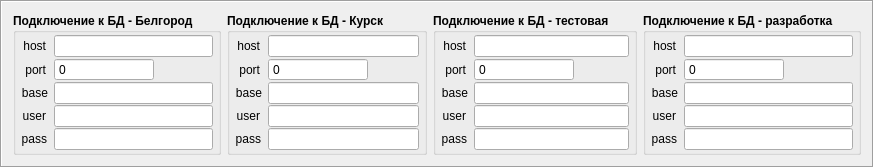
        <widget class="QFrame" name="frame">
         <property name="frameShape">
          <enum>QFrame::Box</enum>
         </property>
         <property name="frameShadow">
          <enum>QFrame::Sunken</enum>
         </property>
         <layout class="QHBoxLayout" name="horizontalLayout">
          <item>
           <widget class="QGroupBox" name="groupBox">
            <property name="minimumSize">
             <size>
              <width>200</width>
              <height>0</height>
             </size>
            </property>
            <property name="font">
             <font>
              <weight>75</weight>
              <bold>true</bold>
             </font>
            </property>
            <property name="title">
             <string>Подключение к БД - Белгород</string>
            </property>
            <layout class="QFormLayout" name="formLayout_3">
             <property name="fieldGrowthPolicy">
              <enum>QFormLayout::AllNonFixedFieldsGrow</enum>
             </property>
             <property name="horizontalSpacing">
              <number>6</number>
             </property>
             <property name="verticalSpacing">
              <number>1</number>
             </property>
             <property name="leftMargin">
              <number>5</number>
             </property>
             <property name="topMargin">
              <number>2</number>
             </property>
             <property name="rightMargin">
              <number>5</number>
             </property>
             <property name="bottomMargin">
              <number>2</number>
             </property>
             <item row="0" column="0">
              <widget class="QLabel" name="label_7">
               <property name="minimumSize">
                <size>
                 <width>25</width>
                 <height>0</height>
                </size>
               </property>
               <property name="font">
                <font>
                 <weight>50</weight>
                 <bold>false</bold>
                </font>
               </property>
               <property name="text">
                <string>host</string>
               </property>
               <property name="alignment">
                <set>Qt::AlignRight|Qt::AlignTrailing|Qt::AlignVCenter</set>
               </property>
              </widget>
             </item>
             <item row="0" column="1">
              <widget class="QLineEdit" name="ln_belg_host">
               <property name="font">
                <font>
                 <weight>50</weight>
                 <bold>false</bold>
                </font>
               </property>
              </widget>
             </item>
             <item row="1" column="0">
              <widget class="QLabel" name="label_8">
               <property name="minimumSize">
                <size>
                 <width>25</width>
                 <height>0</height>
                </size>
               </property>
               <property name="font">
                <font>
                 <weight>50</weight>
                 <bold>false</bold>
                </font>
               </property>
               <property name="text">
                <string>port</string>
               </property>
               <property name="alignment">
                <set>Qt::AlignRight|Qt::AlignTrailing|Qt::AlignVCenter</set>
               </property>
              </widget>
             </item>
             <item row="1" column="1">
              <widget class="QSpinBox" name="spin_belg_port">
               <property name="minimumSize">
                <size>
                 <width>100</width>
                 <height>0</height>
                </size>
               </property>
               <property name="maximumSize">
                <size>
                 <width>100</width>
                 <height>16777215</height>
                </size>
               </property>
               <property name="font">
                <font>
                 <weight>50</weight>
                 <bold>false</bold>
                </font>
               </property>
               <property name="buttonSymbols">
                <enum>QAbstractSpinBox::NoButtons</enum>
               </property>
               <property name="maximum">
                <number>99999</number>
               </property>
              </widget>
             </item>
             <item row="2" column="0">
              <widget class="QLabel" name="label_9">
               <property name="minimumSize">
                <size>
                 <width>25</width>
                 <height>0</height>
                </size>
               </property>
               <property name="font">
                <font>
                 <weight>50</weight>
                 <bold>false</bold>
                </font>
               </property>
               <property name="text">
                <string>base</string>
               </property>
               <property name="alignment">
                <set>Qt::AlignRight|Qt::AlignTrailing|Qt::AlignVCenter</set>
               </property>
              </widget>
             </item>
             <item row="2" column="1">
              <widget class="QLineEdit" name="ln_belg_base">
               <property name="font">
                <font>
                 <weight>50</weight>
                 <bold>false</bold>
                </font>
               </property>
              </widget>
             </item>
             <item row="3" column="0">
              <widget class="QLabel" name="label_18">
               <property name="minimumSize">
                <size>
                 <width>25</width>
                 <height>0</height>
                </size>
               </property>
               <property name="font">
                <font>
                 <weight>50</weight>
                 <bold>false</bold>
                </font>
               </property>
               <property name="text">
                <string>user</string>
               </property>
               <property name="alignment">
                <set>Qt::AlignRight|Qt::AlignTrailing|Qt::AlignVCenter</set>
               </property>
              </widget>
             </item>
             <item row="3" column="1">
              <widget class="QLineEdit" name="ln_belg_user">
               <property name="font">
                <font>
                 <weight>50</weight>
                 <bold>false</bold>
                </font>
               </property>
              </widget>
             </item>
             <item row="4" column="0">
              <widget class="QLabel" name="label_19">
               <property name="minimumSize">
                <size>
                 <width>25</width>
                 <height>0</height>
                </size>
               </property>
               <property name="font">
                <font>
                 <weight>50</weight>
                 <bold>false</bold>
                </font>
               </property>
               <property name="text">
                <string>pass</string>
               </property>
               <property name="alignment">
                <set>Qt::AlignRight|Qt::AlignTrailing|Qt::AlignVCenter</set>
               </property>
              </widget>
             </item>
             <item row="4" column="1">
              <widget class="QLineEdit" name="ln_belg_pass">
               <property name="font">
                <font>
                 <weight>50</weight>
                 <bold>false</bold>
                </font>
               </property>
               <property name="echoMode">
                <enum>QLineEdit::Password</enum>
               </property>
              </widget>
             </item>
            </layout>
           </widget>
          </item>
          <item>
           <widget class="QGroupBox" name="groupBox_2">
            <property name="minimumSize">
             <size>
              <width>200</width>
              <height>0</height>
             </size>
            </property>
            <property name="font">
             <font>
              <weight>75</weight>
              <bold>true</bold>
             </font>
            </property>
            <property name="title">
             <string>Подключение к БД - Курск</string>
            </property>
            <layout class="QFormLayout" name="formLayout_4">
             <property name="fieldGrowthPolicy">
              <enum>QFormLayout::AllNonFixedFieldsGrow</enum>
             </property>
             <property name="horizontalSpacing">
              <number>6</number>
             </property>
             <property name="verticalSpacing">
              <number>1</number>
             </property>
             <property name="leftMargin">
              <number>5</number>
             </property>
             <property name="topMargin">
              <number>2</number>
             </property>
             <property name="rightMargin">
              <number>5</number>
             </property>
             <property name="bottomMargin">
              <number>2</number>
             </property>
             <item row="0" column="0">
              <widget class="QLabel" name="label_20">
               <property name="minimumSize">
                <size>
                 <width>25</width>
                 <height>0</height>
                </size>
               </property>
               <property name="font">
                <font>
                 <weight>50</weight>
                 <bold>false</bold>
                </font>
               </property>
               <property name="text">
                <string>host</string>
               </property>
               <property name="alignment">
                <set>Qt::AlignRight|Qt::AlignTrailing|Qt::AlignVCenter</set>
               </property>
              </widget>
             </item>
             <item row="0" column="1">
              <widget class="QLineEdit" name="ln_kursk_host">
               <property name="font">
                <font>
                 <weight>50</weight>
                 <bold>false</bold>
                </font>
               </property>
              </widget>
             </item>
             <item row="1" column="0">
              <widget class="QLabel" name="label_21">
               <property name="minimumSize">
                <size>
                 <width>25</width>
                 <height>0</height>
                </size>
               </property>
               <property name="font">
                <font>
                 <weight>50</weight>
                 <bold>false</bold>
                </font>
               </property>
               <property name="text">
                <string>port</string>
               </property>
               <property name="alignment">
                <set>Qt::AlignRight|Qt::AlignTrailing|Qt::AlignVCenter</set>
               </property>
              </widget>
             </item>
             <item row="1" column="1">
              <widget class="QSpinBox" name="spin_kursk_port">
               <property name="minimumSize">
                <size>
                 <width>100</width>
                 <height>0</height>
                </size>
               </property>
               <property name="maximumSize">
                <size>
                 <width>100</width>
                 <height>16777215</height>
                </size>
               </property>
               <property name="font">
                <font>
                 <weight>50</weight>
                 <bold>false</bold>
                </font>
               </property>
               <property name="buttonSymbols">
                <enum>QAbstractSpinBox::NoButtons</enum>
               </property>
               <property name="maximum">
                <number>99999</number>
               </property>
              </widget>
             </item>
             <item row="2" column="0">
              <widget class="QLabel" name="label_22">
               <property name="minimumSize">
                <size>
                 <width>25</width>
                 <height>0</height>
                </size>
               </property>
               <property name="font">
                <font>
                 <weight>50</weight>
                 <bold>false</bold>
                </font>
               </property>
               <property name="text">
                <string>base</string>
               </property>
               <property name="alignment">
                <set>Qt::AlignRight|Qt::AlignTrailing|Qt::AlignVCenter</set>
               </property>
              </widget>
             </item>
             <item row="2" column="1">
              <widget class="QLineEdit" name="ln_kursk_base">
               <property name="font">
                <font>
                 <weight>50</weight>
                 <bold>false</bold>
                </font>
               </property>
              </widget>
             </item>
             <item row="3" column="0">
              <widget class="QLabel" name="label_23">
               <property name="minimumSize">
                <size>
                 <width>25</width>
                 <height>0</height>
                </size>
               </property>
               <property name="font">
                <font>
                 <weight>50</weight>
                 <bold>false</bold>
                </font>
               </property>
               <property name="text">
                <string>user</string>
               </property>
               <property name="alignment">
                <set>Qt::AlignRight|Qt::AlignTrailing|Qt::AlignVCenter</set>
               </property>
              </widget>
             </item>
             <item row="3" column="1">
              <widget class="QLineEdit" name="ln_kursk_user">
               <property name="font">
                <font>
                 <weight>50</weight>
                 <bold>false</bold>
                </font>
               </property>
              </widget>
             </item>
             <item row="4" column="0">
              <widget class="QLabel" name="label_24">
               <property name="minimumSize">
                <size>
                 <width>25</width>
                 <height>0</height>
                </size>
               </property>
               <property name="font">
                <font>
                 <weight>50</weight>
                 <bold>false</bold>
                </font>
               </property>
               <property name="text">
                <string>pass</string>
               </property>
               <property name="alignment">
                <set>Qt::AlignRight|Qt::AlignTrailing|Qt::AlignVCenter</set>
               </property>
              </widget>
             </item>
             <item row="4" column="1">
              <widget class="QLineEdit" name="ln_kursk_pass">
               <property name="font">
                <font>
                 <weight>50</weight>
                 <bold>false</bold>
                </font>
               </property>
               <property name="echoMode">
                <enum>QLineEdit::Password</enum>
               </property>
              </widget>
             </item>
            </layout>
           </widget>
          </item>
          <item>
           <widget class="QGroupBox" name="groupBox_3">
            <property name="minimumSize">
             <size>
              <width>200</width>
              <height>0</height>
             </size>
            </property>
            <property name="font">
             <font>
              <weight>75</weight>
              <bold>true</bold>
             </font>
            </property>
            <property name="title">
             <string>Подключение к БД - тестовая</string>
            </property>
            <layout class="QFormLayout" name="formLayout_5">
             <property name="fieldGrowthPolicy">
              <enum>QFormLayout::AllNonFixedFieldsGrow</enum>
             </property>
             <property name="horizontalSpacing">
              <number>6</number>
             </property>
             <property name="verticalSpacing">
              <number>1</number>
             </property>
             <property name="leftMargin">
              <number>5</number>
             </property>
             <property name="topMargin">
              <number>2</number>
             </property>
             <property name="rightMargin">
              <number>5</number>
             </property>
             <property name="bottomMargin">
              <number>2</number>
             </property>
             <item row="0" column="0">
              <widget class="QLabel" name="label_25">
               <property name="minimumSize">
                <size>
                 <width>25</width>
                 <height>0</height>
                </size>
               </property>
               <property name="font">
                <font>
                 <weight>50</weight>
                 <bold>false</bold>
                </font>
               </property>
               <property name="text">
                <string>host</string>
               </property>
               <property name="alignment">
                <set>Qt::AlignRight|Qt::AlignTrailing|Qt::AlignVCenter</set>
               </property>
              </widget>
             </item>
             <item row="0" column="1">
              <widget class="QLineEdit" name="ln_test_host">
               <property name="font">
                <font>
                 <weight>50</weight>
                 <bold>false</bold>
                </font>
               </property>
              </widget>
             </item>
             <item row="1" column="0">
              <widget class="QLabel" name="label_26">
               <property name="minimumSize">
                <size>
                 <width>25</width>
                 <height>0</height>
                </size>
               </property>
               <property name="font">
                <font>
                 <weight>50</weight>
                 <bold>false</bold>
                </font>
               </property>
               <property name="text">
                <string>port</string>
               </property>
               <property name="alignment">
                <set>Qt::AlignRight|Qt::AlignTrailing|Qt::AlignVCenter</set>
               </property>
              </widget>
             </item>
             <item row="1" column="1">
              <widget class="QSpinBox" name="spin_test_port">
               <property name="minimumSize">
                <size>
                 <width>100</width>
                 <height>0</height>
                </size>
               </property>
               <property name="maximumSize">
                <size>
                 <width>100</width>
                 <height>16777215</height>
                </size>
               </property>
               <property name="font">
                <font>
                 <weight>50</weight>
                 <bold>false</bold>
                </font>
               </property>
               <property name="buttonSymbols">
                <enum>QAbstractSpinBox::NoButtons</enum>
               </property>
               <property name="maximum">
                <number>99999</number>
               </property>
              </widget>
             </item>
             <item row="2" column="0">
              <widget class="QLabel" name="label_27">
               <property name="minimumSize">
                <size>
                 <width>25</width>
                 <height>0</height>
                </size>
               </property>
               <property name="font">
                <font>
                 <weight>50</weight>
                 <bold>false</bold>
                </font>
               </property>
               <property name="text">
                <string>base</string>
               </property>
               <property name="alignment">
                <set>Qt::AlignRight|Qt::AlignTrailing|Qt::AlignVCenter</set>
               </property>
              </widget>
             </item>
             <item row="2" column="1">
              <widget class="QLineEdit" name="ln_test_base">
               <property name="font">
                <font>
                 <weight>50</weight>
                 <bold>false</bold>
                </font>
               </property>
              </widget>
             </item>
             <item row="3" column="0">
              <widget class="QLabel" name="label_28">
               <property name="minimumSize">
                <size>
                 <width>25</width>
                 <height>0</height>
                </size>
               </property>
               <property name="font">
                <font>
                 <weight>50</weight>
                 <bold>false</bold>
                </font>
               </property>
               <property name="text">
                <string>user</string>
               </property>
               <property name="alignment">
                <set>Qt::AlignRight|Qt::AlignTrailing|Qt::AlignVCenter</set>
               </property>
              </widget>
             </item>
             <item row="3" column="1">
              <widget class="QLineEdit" name="ln_test_user">
               <property name="font">
                <font>
                 <weight>50</weight>
                 <bold>false</bold>
                </font>
               </property>
              </widget>
             </item>
             <item row="4" column="0">
              <widget class="QLabel" name="label_29">
               <property name="minimumSize">
                <size>
                 <width>25</width>
                 <height>0</height>
                </size>
               </property>
               <property name="font">
                <font>
                 <weight>50</weight>
                 <bold>false</bold>
                </font>
               </property>
               <property name="text">
                <string>pass</string>
               </property>
               <property name="alignment">
                <set>Qt::AlignRight|Qt::AlignTrailing|Qt::AlignVCenter</set>
               </property>
              </widget>
             </item>
             <item row="4" column="1">
              <widget class="QLineEdit" name="ln_test_pass">
               <property name="font">
                <font>
                 <weight>50</weight>
                 <bold>false</bold>
                </font>
               </property>
               <property name="echoMode">
                <enum>QLineEdit::Password</enum>
               </property>
              </widget>
             </item>
            </layout>
           </widget>
          </item>
          <item>
           <widget class="QGroupBox" name="groupBox_4">
            <property name="minimumSize">
             <size>
              <width>200</width>
              <height>0</height>
             </size>
            </property>
            <property name="font">
             <font>
              <weight>75</weight>
              <bold>true</bold>
             </font>
            </property>
            <property name="title">
             <string>Подключение к БД - разработка</string>
            </property>
            <layout class="QFormLayout" name="formLayout_6">
             <property name="fieldGrowthPolicy">
              <enum>QFormLayout::AllNonFixedFieldsGrow</enum>
             </property>
             <property name="horizontalSpacing">
              <number>6</number>
             </property>
             <property name="verticalSpacing">
              <number>1</number>
             </property>
             <property name="leftMargin">
              <number>5</number>
             </property>
             <property name="topMargin">
              <number>2</number>
             </property>
             <property name="rightMargin">
              <number>5</number>
             </property>
             <property name="bottomMargin">
              <number>2</number>
             </property>
             <item row="0" column="0">
              <widget class="QLabel" name="label_30">
               <property name="minimumSize">
                <size>
                 <width>25</width>
                 <height>0</height>
                </size>
               </property>
               <property name="font">
                <font>
                 <weight>50</weight>
                 <bold>false</bold>
                </font>
               </property>
               <property name="text">
                <string>host</string>
               </property>
               <property name="alignment">
                <set>Qt::AlignRight|Qt::AlignTrailing|Qt::AlignVCenter</set>
               </property>
              </widget>
             </item>
             <item row="0" column="1">
              <widget class="QLineEdit" name="ln_work_host">
               <property name="font">
                <font>
                 <weight>50</weight>
                 <bold>false</bold>
                </font>
               </property>
              </widget>
             </item>
             <item row="1" column="0">
              <widget class="QLabel" name="label_31">
               <property name="minimumSize">
                <size>
                 <width>25</width>
                 <height>0</height>
                </size>
               </property>
               <property name="font">
                <font>
                 <weight>50</weight>
                 <bold>false</bold>
                </font>
               </property>
               <property name="text">
                <string>port</string>
               </property>
               <property name="alignment">
                <set>Qt::AlignRight|Qt::AlignTrailing|Qt::AlignVCenter</set>
               </property>
              </widget>
             </item>
             <item row="1" column="1">
              <widget class="QSpinBox" name="spin_work_port">
               <property name="minimumSize">
                <size>
                 <width>100</width>
                 <height>0</height>
                </size>
               </property>
               <property name="maximumSize">
                <size>
                 <width>100</width>
                 <height>16777215</height>
                </size>
               </property>
               <property name="font">
                <font>
                 <weight>50</weight>
                 <bold>false</bold>
                </font>
               </property>
               <property name="buttonSymbols">
                <enum>QAbstractSpinBox::NoButtons</enum>
               </property>
               <property name="maximum">
                <number>99999</number>
               </property>
              </widget>
             </item>
             <item row="2" column="0">
              <widget class="QLabel" name="label_32">
               <property name="minimumSize">
                <size>
                 <width>25</width>
                 <height>0</height>
                </size>
               </property>
               <property name="font">
                <font>
                 <weight>50</weight>
                 <bold>false</bold>
                </font>
               </property>
               <property name="text">
                <string>base</string>
               </property>
               <property name="alignment">
                <set>Qt::AlignRight|Qt::AlignTrailing|Qt::AlignVCenter</set>
               </property>
              </widget>
             </item>
             <item row="2" column="1">
              <widget class="QLineEdit" name="ln_work_base">
               <property name="font">
                <font>
                 <weight>50</weight>
                 <bold>false</bold>
                </font>
               </property>
              </widget>
             </item>
             <item row="3" column="0">
              <widget class="QLabel" name="label_33">
               <property name="minimumSize">
                <size>
                 <width>25</width>
                 <height>0</height>
                </size>
               </property>
               <property name="font">
                <font>
                 <weight>50</weight>
                 <bold>false</bold>
                </font>
               </property>
               <property name="text">
                <string>user</string>
               </property>
               <property name="alignment">
                <set>Qt::AlignRight|Qt::AlignTrailing|Qt::AlignVCenter</set>
               </property>
              </widget>
             </item>
             <item row="3" column="1">
              <widget class="QLineEdit" name="ln_work_user">
               <property name="font">
                <font>
                 <weight>50</weight>
                 <bold>false</bold>
                </font>
               </property>
              </widget>
             </item>
             <item row="4" column="0">
              <widget class="QLabel" name="label_34">
               <property name="minimumSize">
                <size>
                 <width>25</width>
                 <height>0</height>
                </size>
               </property>
               <property name="font">
                <font>
                 <weight>50</weight>
                 <bold>false</bold>
                </font>
               </property>
               <property name="text">
                <string>pass</string>
               </property>
               <property name="alignment">
                <set>Qt::AlignRight|Qt::AlignTrailing|Qt::AlignVCenter</set>
               </property>
              </widget>
             </item>
             <item row="4" column="1">
              <widget class="QLineEdit" name="ln_work_pass">
               <property name="font">
                <font>
                 <weight>50</weight>
                 <bold>false</bold>
                </font>
               </property>
               <property name="echoMode">
                <enum>QLineEdit::Password</enum>
               </property>
              </widget>
             </item>
            </layout>
           </widget>
          </item>
         </layout>
        </widget>
